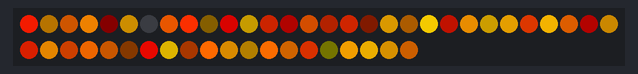
Bench run of a program on a simulated Raspberry Pi Pico running MicroPython. On the bench: 50 RGB LEDs in strip order, left to right, continuing on the next row. Random numbers come from a fixed seed.

Above: at 0.06 s.
At 5.45 s:
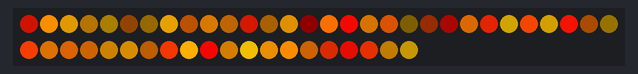
At 10.14 s:
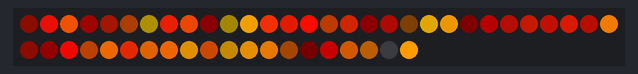
At 19.5 s:
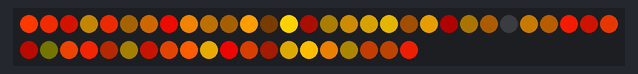
At 29.69 s:
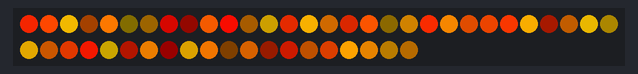
At 39.86 s:
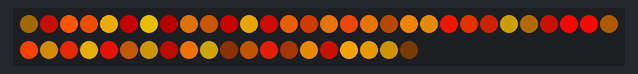

The program:

fire.py
```python
import time
from random import random, uniform

import plasma

"""
A fire effect.
"""

# Set how many LEDs you have
NUM_LEDS = 50

# WS2812 / NeoPixel™ LEDs
led_strip = plasma.WS2812(NUM_LEDS, color_order=plasma.COLOR_ORDER_RGB)

# Start updating the LED strip
led_strip.start()

while True:
    # fire effect! Random red/orange hue, full saturation, random brightness
    for i in range(NUM_LEDS):
        led_strip.set_hsv(i, uniform(0.0, 50 / 360), 1.0, random())
    time.sleep(0.1)
```
